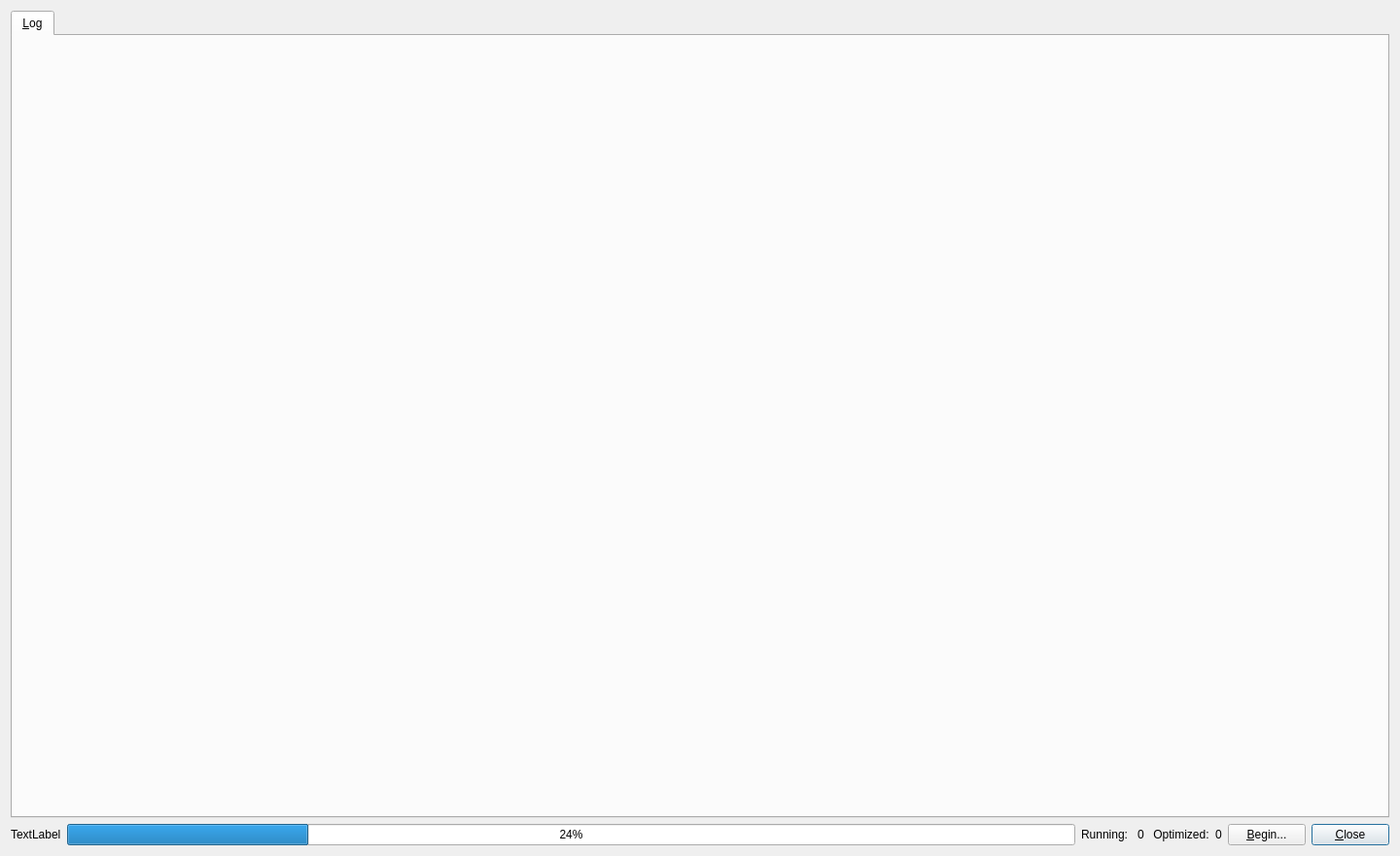
<?xml version="1.0" encoding="UTF-8"?>
<ui version="4.0">
 <class>RandomDockDialog</class>
 <widget class="QDialog" name="RandomDockDialog">
  <property name="geometry">
   <rect>
    <x>0</x>
    <y>0</y>
    <width>1440</width>
    <height>880</height>
   </rect>
  </property>
  <property name="sizePolicy">
   <sizepolicy hsizetype="Preferred" vsizetype="Preferred">
    <horstretch>0</horstretch>
    <verstretch>0</verstretch>
   </sizepolicy>
  </property>
  <property name="windowTitle">
   <string>Random Docking Analysis</string>
  </property>
  <layout class="QGridLayout" name="gridLayout">
   <item row="5" column="7">
    <widget class="QPushButton" name="pushButton">
     <property name="sizePolicy">
      <sizepolicy hsizetype="Fixed" vsizetype="Fixed">
       <horstretch>0</horstretch>
       <verstretch>0</verstretch>
      </sizepolicy>
     </property>
     <property name="text">
      <string>&amp;Close</string>
     </property>
    </widget>
   </item>
   <item row="5" column="6">
    <widget class="QPushButton" name="push_begin">
     <property name="sizePolicy">
      <sizepolicy hsizetype="Fixed" vsizetype="Fixed">
       <horstretch>0</horstretch>
       <verstretch>0</verstretch>
      </sizepolicy>
     </property>
     <property name="text">
      <string>&amp;Begin...</string>
     </property>
    </widget>
   </item>
   <item row="2" column="0" colspan="8">
    <widget class="QTabWidget" name="tabs">
     <property name="currentIndex">
      <number>0</number>
     </property>
     <widget class="QWidget" name="tab_log">
      <attribute name="title">
       <string>&amp;Log</string>
      </attribute>
      <layout class="QGridLayout" name="gridLayout_7"/>
     </widget>
    </widget>
   </item>
   <item row="5" column="2">
    <widget class="QLabel" name="label">
     <property name="text">
      <string>Running: </string>
     </property>
    </widget>
   </item>
   <item row="5" column="3">
    <widget class="QLabel" name="label_running">
     <property name="text">
      <string>0</string>
     </property>
    </widget>
   </item>
   <item row="5" column="4">
    <widget class="QLabel" name="label_3">
     <property name="text">
      <string> Optimized:</string>
     </property>
    </widget>
   </item>
   <item row="5" column="5">
    <widget class="QLabel" name="label_optimized">
     <property name="text">
      <string>0</string>
     </property>
    </widget>
   </item>
   <item row="5" column="1">
    <widget class="QProgressBar" name="progbar">
     <property name="value">
      <number>24</number>
     </property>
    </widget>
   </item>
   <item row="5" column="0">
    <widget class="QLabel" name="label_prog">
     <property name="text">
      <string>TextLabel</string>
     </property>
    </widget>
   </item>
  </layout>
 </widget>
 <tabstops>
  <tabstop>tabs</tabstop>
  <tabstop>push_begin</tabstop>
  <tabstop>pushButton</tabstop>
 </tabstops>
 <resources/>
 <connections>
  <connection>
   <sender>pushButton</sender>
   <signal>clicked()</signal>
   <receiver>RandomDockDialog</receiver>
   <slot>accept()</slot>
   <hints>
    <hint type="sourcelabel">
     <x>840</x>
     <y>494</y>
    </hint>
    <hint type="destinationlabel">
     <x>199</x>
     <y>149</y>
    </hint>
   </hints>
  </connection>
 </connections>
</ui>
